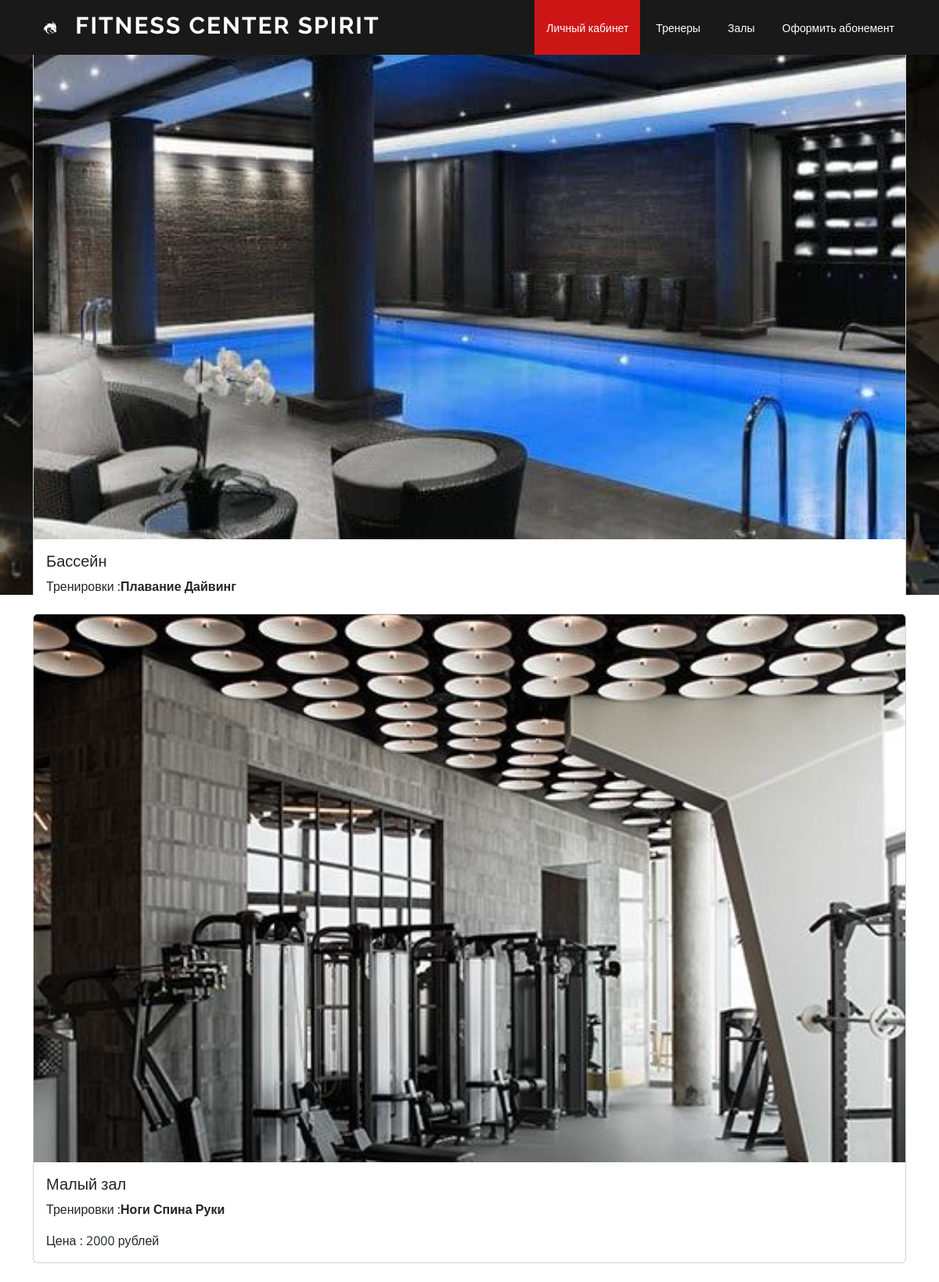
Screenshot of /gym with the database file from the repository.
### main/models.py (models this page shows, shortened)
class Gym(models.Model):
    name = models.CharField('Название зала', max_length=30)
    workouts = models.ManyToManyField(Workouts, related_name='Тренировки')
    price = models.IntegerField('Цена', null=True)
    image = models.ImageField(null=True, blank=True, upload_to='coachs/')
    class Meta:
        verbose_name = 'Зал'
        verbose_name_plural = 'Залы'

class Workouts(models.Model):
    name = models.CharField('Название тренировки', max_length=30)
    def __str__(self):
        return self.name
    class Meta:
        verbose_name = 'Тренировка'
        verbose_name_plural = 'Тренировки'

### main/views.py (the view)
# urls.py: path('gym', gym, name='gym'),
def gym(request):
    gym = Gym.objects.all()[:1]
    tren = Gym.objects.all()[1:]
    context = {"gym": gym,
               "tren": tren}
    return render(request, 'main/gym.html', context)

### main/templates/main/gym.html (shortened to what this page needs)
{% extends 'main/base.html' %}
{% block hero %}
<section id="hero" class="d-flex align-items-center">
    <div class="container position-relative" data-aos="fade-up" data-aos-delay="100">
{% for g in gym %}
<div class="card-deck">
  <div class="card">
    {% if g.image %}
                            <img src="{{g.image.url}}" class="card-img-top" alt="..."
                                style="object-fit: cover; height: 700px;">
                        {% else %}
                            <img src="static/main/image/Зал.jpg" class="card-img-top" alt="..."
                                style="object-fit: cover; height: 700px;">
                        {% endif %}
    <div class="card-body">
      <h5 class="card-title">{{g.name}}</h5>
      <p class="card-text">Тренировки :{% for workout in g.workouts.all %}<b>{{ workout }}</b> {% endfor %}</p>
    </div>
  </div>
</div><br>
{% endfor %}
    </div>
</section>
{% endblock %}
{% block content %}
<br>
{% for tr in tren %}
<div class="container position-relative" data-aos="fade-up" data-aos-delay="500">
<div class="card-deck">
  <div class="card">
    {% if tr.image %}
                            <img src="{{tr.image.url}}" class="card-img-top" alt="..."
                                style="object-fit: cover; height: 700px;">
                        {% else %}
                            <img src="static/main/image/Зал.jpg" class="card-img-top" alt="..."
                                style="object-fit: cover; height: 700px;">
                        {% endif %}
    <div class="card-body">
      <h5 class="card-title">{{tr.name}}</h5>
      <p class="card-text">Тренировки :{% for workout in tr.workouts.all %}<b>{{ workout }}</b> {% endfor %}</p>
        <p class="card-text">Цена : {{tr.price}} рублей </p>
    </div>
  </div>
</div><br>
</div>
{% endfor %}
{% endblock %}

### static/assets/css/style.css (style rules this page uses)
body { font-family: "Open Sans", sans-serif; color: #444444; }
h1, h2, h3, h4, h5, h6 { font-family: "Raleway", sans-serif; }
.scrolled-offset { margin-top: 70px; }
#hero { width: 100%; height: calc(100vh - 110px); background: url("../img/hero-bg.jpg") top center; background-size: cover; position: relative; }
#hero:before { content: ""; background: rgba(0, 0, 0, 0.5); position: absolute; bottom: 0; top: 0; left: 0; right: 0; }
@media (min-width: 1024px) { #hero { background-attachment: fixed; } }
section { padding: 60px 0; overflow: hidden; }

### rows the page displays
Gym: image (picture), name "Бассейн"
Workouts: name "Плавание"
Workouts: name "Дайвинг"
Gym: image (picture), name "Малый зал", price "2000"
Workouts: name "Ноги"
Workouts: name "Спина"
Workouts: name "Руки"
